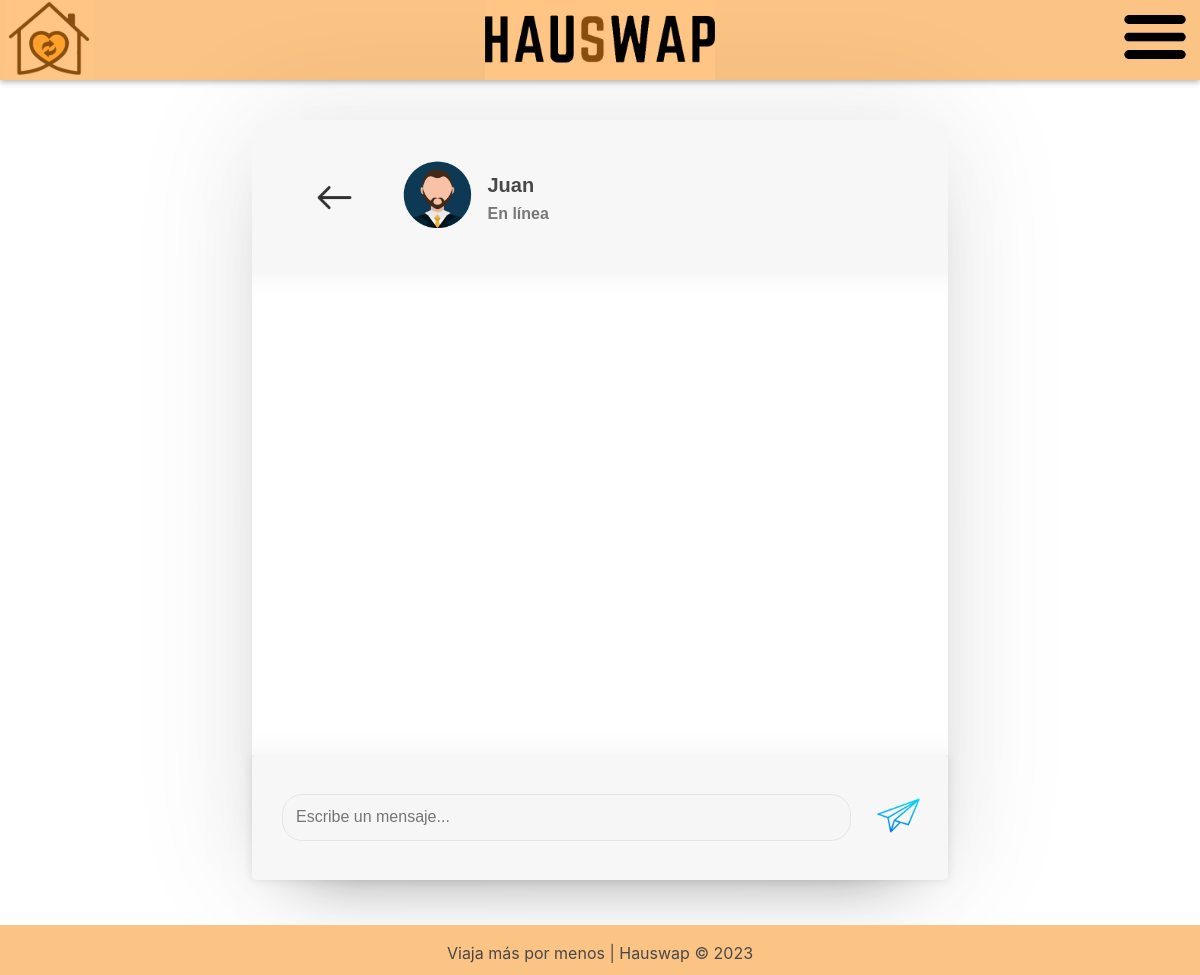
The app's page /chatConversacion.php?correoContacto=juan@ucm.es (signed in) with its own data.
### tables this page shows
CREATE TABLE `usuarios` (
  `correo` varchar(30) NOT NULL,
  `nombre` varchar(30) NOT NULL,
  `contraseña` varchar(60) NOT NULL,
  `telefono` int NOT NULL,
  `sexo` varchar(25) NOT NULL,
  `fecha_nacimiento` date NOT NULL,
  `pais` varchar(20) NOT NULL,
  `fecha_registro` date NOT NULL,
  `servidor_fotoperfil` varchar(40) DEFAULT NULL,
  `biografia` varchar(2000) DEFAULT NULL,
  `tipo` int NOT NULL
);

### includes/src/clases/Usuario.php (called while the page is built, shortened)
<?php
class Usuario
{
    public static function buscaUsuario($correo)
    {
        $conn = Aplicacion::getInstance()->getConexionBd();
        $query = sprintf("SELECT * FROM usuarios U WHERE U.correo='%s'", $conn->real_escape_string($correo));
        $rs = $conn->query($query);
        $user = false;
        if ($rs) {
            $fila = $rs->fetch_assoc();
            if($fila){
                $user = new Usuario($fila['correo'], $fila['contraseña'], $fila['nombre'], $fila['telefono'], $fila['sexo'], $fila['fecha_nacimiento'], $fila['pais'], $fila['servidor_fotoperfil'], $fila['tipo']);
            }
        }
        else {
            error_log("Error BD ({$conn->errno}): {$conn->error}");
        }
        return $user;
    }
    private $id, $correo, $contraseña, $nombre, $roles, $telefono, $genero, $fecha, $pais, $foto_perfil, $tipo;
    private function __construct($correo, $contraseña, $nombre, $telefono, $genero, $fecha, $pais, $foto_perfil, $tipo)
    {
        $this->nombre = $nombre;
        $this->foto_perfil = $foto_perfil;
    }
    public function getNombre()
    {
        return $this->nombre;
    }
    public function getFotoPerfil() {
        return $this->foto_perfil;
    }
}

### chatConversacion.php (the view, shortened to what this page needs)
<?php
require_once 'includes/src/clases/Usuario.php';
if (!isset($_SESSION['login'])) {
    $mensaje = "Necesitas iniciar sesión para acceder a tus chats";
    header("Location: login.php?mensaje=" . $mensaje);
    exit();
} else {
    $correoContacto = $_GET['correoContacto'];
    $usuario = Usuario::buscaUsuario($_SESSION['nombre']);
    $correoUsuario = $usuario->getcorreo();
    $contacto = Usuario::buscaUsuario($correoContacto);
    $nombreContacto = $contacto->getNombre();
    $fotoContacto = $contacto->getFotoPerfil();
    $contenidoPrincipal = "";
    $contenidoPrincipal .= "
    <div class= 'wrapperChat'>
        <section class='chat-area'>
            <header>
                <div class='back-icon'><a href='chat.php'><img src='resources/back-icon.png' alt='Botón de atrás'><a/></div>
                <div class='fotoPerfilConversacion'><img src='$fotoContacto' alt='Foto de perfil'></div>
                <div class='details'>
                    <h4>$nombreContacto</h4>
                    <h5>En línea</h5>
                </div>
            </header>
            <div class='chat-box'>
            </div>
            <form class='typing-area' method='post'>
                <input type='text' name='outgoing_id' value='$correoUsuario' style='display: none;'>
                <input type='text' name='incoming_id' value='$correoContacto' style='display: none;'>
                <input type='text' name='message' class='input-chat' placeholder='Escribe un mensaje...'>
                <button><img src='resources/send.png'></button>
            </form>
        </section>
    </div>
    ";
    require('./includes/vistas/plantillas/plantilla.php');
}
?>

### css/estilos.css (style rules this page uses)
body { font-family: "Circular", -apple-system, BlinkMacSystemFont, "Segoe UI", Roboto, Helvetica, Arial, sans-serif, "Apple Color Emoji", "Segoe UI Emoji", "Segoe UI Symbol"; }
h1, h2, h3, h4, h5 { line-height: 1.3; color: #484848; font-weight: 600; margin-bottom: 10px; }
h4 { font-size: 20px; }
h5 { line-height: 0.7 !important; color: #777777; font-size: 16px; margin-top: 10px; }
a:link, a:visited, a:active, a:hover { text-decoration: none; color: black; }
html, body { margin: 0; padding: 0; height: 100%; }
form { max-width: 1000px; margin: 0 auto; font-size: 20px; background-color: #f2f2f2; border-radius: 5px; box-shadow: 0px 0px 10px rgba(0, 0, 0, 0.1); text-align: center; margin-bottom: 15px; }
input[type="text"] { width: 40%; margin-bottom: 20px; }
input[type="password"], input[type="text"], input[type="tel"], input[type="date"], select { width: 210px; padding: 3px 10px; border: 1px solid #f6f6f6; border-radius: 3px; background-color: #f6f6f6; margin: 8px 0; display: inline-block; transition: 0.4s; align-self: center; }
button { background-color: #986327; border: none; color: white; padding: 10px 20px; text-align: center; text-decoration: none; display: inline-block; font-size: 16px; margin: 10px 5px; cursor: pointer; border-radius: 5px; }
.wrapperChat { margin: auto; background: #f7f7f7; text-align: center; width: 60%; border-radius: 16px; box-shadow: 0 0 128px 0 rgba(0, 0, 0, 0.1), 0 32px 64px -48px rgba(0, 0, 0, 0.5); }
.wrapperChat img { object-fit: cover; width: 20%; height: 20%; }
.chat-area header { display: flex; padding: 25px 30px; margin-right: 10px; font-family: "Poppins", sans-serif; font-size: 15px; }
.chat-area header .back-icon img { float: left; object-fit: cover; width: 45px; height: 45px; margin: 2em; }
.chat-area header .fotoPerfilConversacion img { float: left; object-fit: cover; width: 15%; height: 15%; margin: 1em; }
.chat-area header .details { float: left; text-align: start; }
.chat-box { position: relative; min-height: 450px; max-height: 450px; overflow-y: auto; padding: 10px 30px 20px 30px; background: #ffffff; box-shadow: inset 0 32px 32px -32px rgb(0 0 0 / 5%), inset 0 -32px 32px -32px rgb(0 0 0 / 5%); }
.typing-area { padding: 18px 30px; display: flex; justify-content: space-between; border: none; background-color: #f7f7f7; }
.typing-area input { height: 45px; width: calc(100% - 58px); font-size: 16px; padding: 0 13px; border: 1.5px solid #e6e6e6; outline: none; border-radius: 20px 20px 20px 20px; }
.typing-area button { width: 57px; border: none; outline: none; background: transparent; cursor: pointer; transition: all 0.3s ease; }
.typing-area button img { object-fit: cover; width: 45px; height: 45px; cursor: pointer; }

### records on screen
usuarios: servidor_fotoperfil (picture), nombre "Juan"
